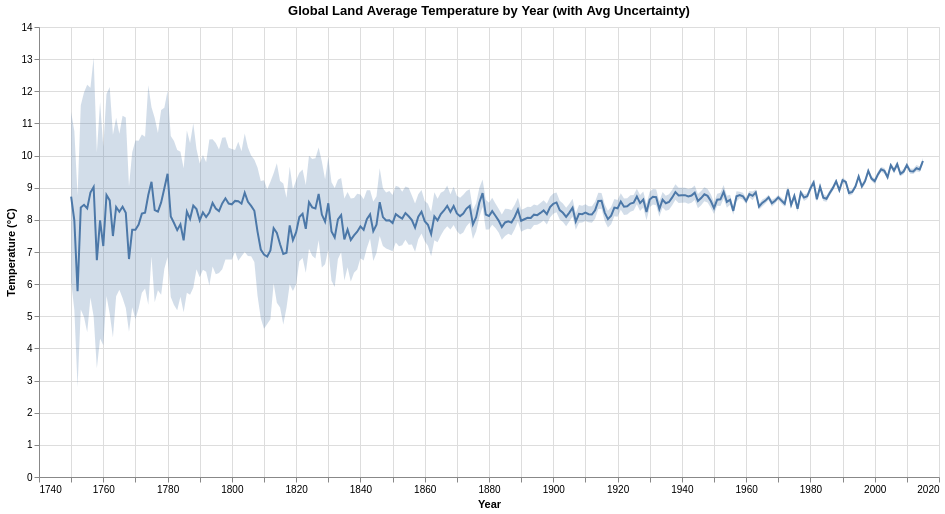

The notebook cell this image was saved under:
### Code cell
line = alt.Chart(year_avg).mark_line().encode(
    x=alt.X("year:Q", title="Year", axis=alt.Axis(format='.0f')),
    y=alt.Y("avg_temp:Q", title="Temperature (°C)"),
)

band = alt.Chart(year_avg).mark_area(opacity=0.25).encode(
    x=alt.X("year:Q", axis=alt.Axis(format='.0f')),
    y=alt.Y('temp_lower:Q'),
    y2=('temp_upper:Q')
)

chart = (band + line).properties(
    width=900,
    height=450,
    title='Global Land Average Temperature by Year (with Avg Uncertainty)'
)

chart

### Figure 1 — Vega-Lite specification as saved in the notebook (floating-point values rounded to 4 significant figures; data arrays with more than 128 entries replaced by an {"elided": "..."} marker saying what was removed)
{"config": {"view": {"continuousWidth": 300, "continuousHeight": 300}}, "layer": [{"mark": {"type": "area", "opacity": 0.25}, "encoding": {"x": {"axis": {"format": ".0f"}, "field": "year", "type": "quantitative"}, "y": {"field": "temp_lower", "type": "quantitative"}, "y2": {"field": "temp_upper"}}}, {"mark": {"type": "line"}, "encoding": {"x": {"axis": {"format": ".0f"}, "field": "year", "title": "Year", "type": "quantitative"}, "y": {"field": "avg_temp", "title": "Temperature (°C)", "type": "quantitative"}}}], "data": {"name": "data-9888207f6b2b07b74ea76292c21a3e9c"}, "height": 450, "title": "Global Land Average Temperature by Year (with Avg Uncertainty)", "width": 900, "$schema": "https://vega.github.io/schema/vega-lite/v6.1.0.json", "datasets": {"data-9888207f6b2b07b74ea76292c21a3e9c": {"elided": "266 records"}}}
